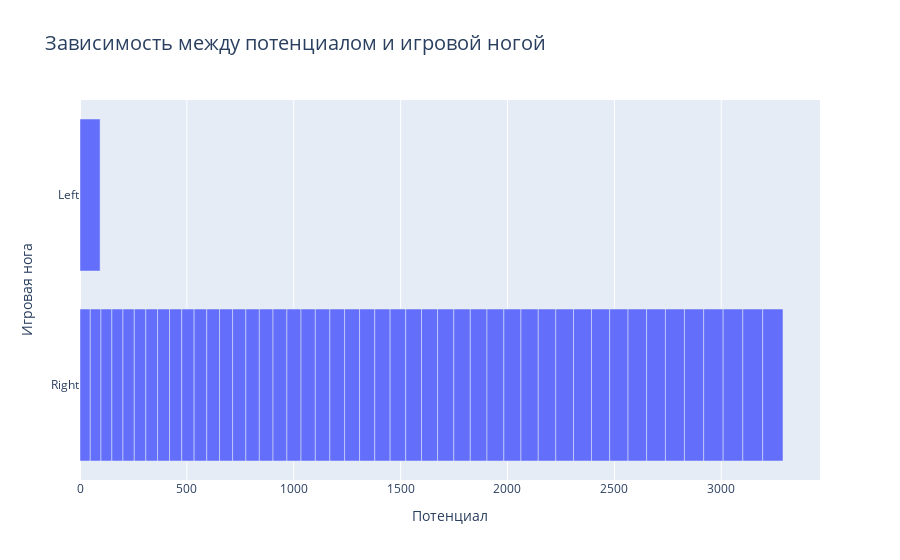

The notebook cell saved with this chart:
### Markdown cell above
#### Зависимость между потенциалом и игровой ногой
По графику ниже можно подумать, что зависимость между потенциалом и игровой ногой есть, т.к. у большинства футболистов FIFA игровая нога - правая. На самом деле это ложная зависимость, которая возникает не причинно-следственно, а в следствии совпадения или наличия скрытых факторов. В подтверждении этого утверждения ниже приведена статистика, показывающая средний потенциал футболистов, в зависимости от игровой ноги. Их средний потенциал примерно равен.

### Code cell
new_df3 = df[['Preferred Foot', 'Potential']]
l = new_df3.groupby('Potential').agg(pd.Series.mode)
l.reset_index(inplace=True)
fig = px.bar(l, x='Potential', y='Preferred Foot', orientation='h', title='Зависимость между потенциалом и игровой ногой')
fig.update_layout(title_font_size = 20, 
    xaxis_title = "Потенциал",
    yaxis_title = "Игровая нога")
fig.show()

### Figure 1 — Plotly figure (JSON) as saved in the notebook; plotly's stock layout.template omitted (floating-point values rounded to 4 significant figures)
{"data": [{"alignmentgroup": "True", "hovertemplate": "Potential=%{x}<br>Preferred Foot=%{y}<extra></extra>", "legendgroup": "", "marker": {"color": "#636efa", "pattern": {"shape": ""}}, "name": "", "offsetgroup": "", "orientation": "h", "showlegend": false, "textposition": "auto", "type": "bar", "x": [48, 50, 51, 52, 53, 54, 55, 56, 57, 58, 59, 60, 61, 62, 63, 64, 65, 66, 67, 68, 69, 70, 71, 72, 73, 74, 75, 76, 77, 78, 79, 80, 81, 82, 83, 84, 85, 86, 87, 88, 89, 90, 91, 92, 93, 94, 95], "xaxis": "x", "y": ["Right", "Right", "Right", "Right", "Right", "Right", "Right", "Right", "Right", "Right", "Right", "Right", "Right", "Right", "Right", "Right", "Right", "Right", "Right", "Right", "Right", "Right", "Right", "Right", "Right", "Right", "Right", "Right", "Right", "Right", "Right", "Right", "Right", "Right", "Right", "Right", "Right", "Right", "Right", "Right", "Right", "Right", "Right", "Right", "Right", "Left", "Right"], "yaxis": "y"}], "layout": {"barmode": "relative", "legend": {"tracegroupgap": 0}, "title": {"font": {"size": 20}, "text": "Зависимость между потенциалом и игровой ногой"}, "xaxis": {"anchor": "y", "domain": [0, 1], "title": {"text": "Потенциал"}}, "yaxis": {"anchor": "x", "domain": [0, 1], "title": {"text": "Игровая нога"}}}}
